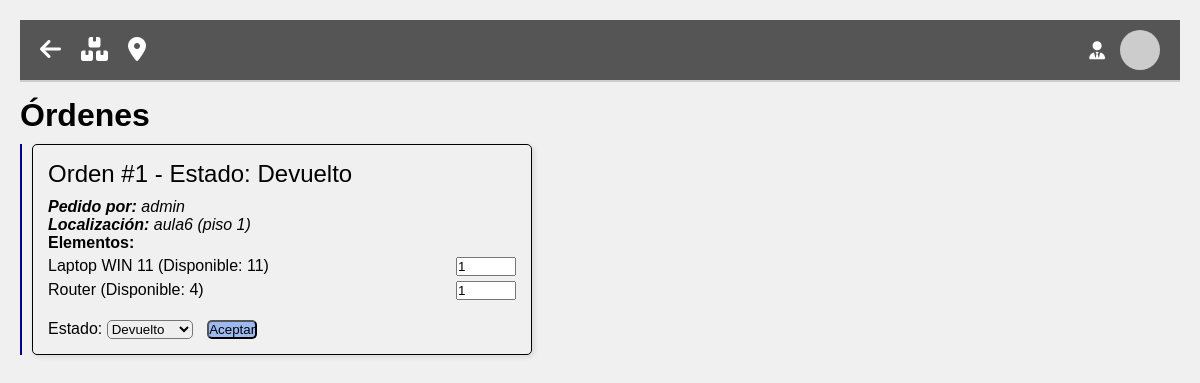
The page /orders on the database its author committed.
### SGM.py (models this page shows, shortened)
class Order(db.Model):
    __tablename__ = 'orders'
    IDorder = Column(Integer, primary_key=True, autoincrement=True)
    IDuser = Column(Integer, ForeignKey('user.IDuser'))
    time = Column(Time, nullable=False)
    date = Column(Date, nullable=False)
    location = Column(Integer, ForeignKey('location.id'))  # FK con Location
    finish = Column(Date, nullable=True)
    state = Column(String(255), nullable=False)
    location_info = db.relationship('Location', backref='orders')
    User = db.relationship('User', backref='orders')
    order_elements = db.relationship('OrderElement', backref='order')

class User(db.Model, UserMixin):
    __tablename__ = 'user'
    IDuser = Column(Integer, primary_key=True, autoincrement=True)
    username = Column(String(255), nullable=False, unique=True)
    userpass = Column(String(255), nullable=False)
    userclass = Column(String(255), nullable=False)
    useravatar = Column(String(255), nullable=True)
    __table_args__ = (
        CheckConstraint('length(userpass) >= 8', name='userpass_check'),
    )

class Location(db.Model):
    __tablename__ = 'location'
    id = Column(Integer, primary_key=True, autoincrement=True)
    name = Column(String(255), nullable=False)
    planta = Column(String(255), nullable=True)
    descrip = Column(String(255), nullable=True)
    img = Column(String(255), nullable=True)

class OrderElement(db.Model):
    __tablename__ = 'orders_elm'
    id = Column(Integer, primary_key=True, autoincrement=True)
    IDorder = Column(Integer, ForeignKey('orders.IDorder'))
    IDelement = Column(Integer, ForeignKey('elements.IDelement'))
    cant = Column(Integer, nullable=False)
    element = db.relationship('Element', backref='order_elements')

class Element(db.Model):
    __tablename__ = 'elements'
    IDelement = Column(Integer, primary_key=True, autoincrement=True)
    name = Column(String(255), nullable=False)
    disp = db.Column(db.Boolean, nullable=True)
    cantotal = Column(Integer, nullable=False)
    candisp = Column(INTEGER(unsigned=True), nullable=False)
    adds = Column(String(255), nullable=True)
    img = Column(String(255), nullable=True)

### SGM.py (the view)
@app.route('/orders', methods=['GET'])
def show_orders():
    orders = Order.query.join(Location, Location.id == Order.location) \
                        .join(OrderElement, Order.IDorder == OrderElement.IDorder) \
                        .join(Element, Element.IDelement == OrderElement.IDelement) \
                        .join(User, User.IDuser == Order.IDuser) \
                        .order_by(Order.state.desc(), Order.IDorder.desc()) \
                        .all()
    return render_template('verif_pedidos.html', orders=orders)

### templates/verif_pedidos.html (shortened to what this page needs)
<!DOCTYPE html>
<html lang="en">
<head>
    <link rel="stylesheet" href="{{ url_for('static', filename='topbar.css')}}">
    <link rel="stylesheet" href="https://cdnjs.cloudflare.com/ajax/libs/font-awesome/6.0.0-beta3/css/all.min.css">
</head>
<body>
    <header class="topbar">
        <div class="left-section">
            <a href="/inicio">
            <i class="fa-solid fa-arrow-left" style="color: #fff;"></i>
            </a>
            <a href="/inventario">
                <i class="fa-solid fa-boxes" style="color: #fff;"></i>
            </a>
            <a href="/localizacion">
                <i class="fa-solid fa-location-dot" style="color: #fff;"></i>
            </a>
        </div>
        <div class="right-section">
            <div class="user-info">
                <i class="fa-solid fa-user-tie" style="color: #fff;"></i>
                <img src="https://via.placeholder.com/40" alt="Avatar" class="user-avatar">
            </div>
        </div>
    </header>
    <h1 style="margin-top: 15px;">Órdenes</h1>
    {% for order in orders %}
    <form class="order-form" action="/update_order" method="POST" style="{% if order.state == 'Entregado' %}border-color: darkgreen;{% elif order.state == 'Pendiente' %}border-color: darkred;{% else %}border-color: darkblue;{% endif %}">
        <div class="order-card">
            <div class="order-header">Orden #{{ order.IDorder }} - Estado: {{ order.state }}</div>
            <div class="location-info">
                <div>
                    <strong>Pedido por:</strong> {{ order.User.username }}
                </div>
                <div>
                    <strong>Localización:</strong> {{ order.location_info.name }} ({{ order.location_info.planta }})
                </div>
            </div>
            <div class="elements-list">
                <h4>Elementos:</h4>
                {% for element in order.order_elements %}
                <div class="element-row">
                    <span>{{ element.element.name }} (Disponible: {{ element.element.candisp }})</span>
                    <input type="number" name="cant" value="{{ element.cant }}" min="0"
                           data-original-value="{{ element.cant }}"
                           data-max-available="{{ element.element.candisp }}"
                           {% if order.state == 'Entregado' %}disabled{% endif %}>
                </div>
                {% endfor %}
            </div>
            <div class="order-footer">
                <label for="state">Estado:</label>
                <select name="state" data-estado-actual="{{ order.state }}">
                    <option value="Devuelto" {% if order.state == 'Devuelto' %}selected{% endif %}>Devuelto</option>
                </select>
                <button type="submit" style="background-color: #9cb9f0">Aceptar</button>
            </div>
        </div>
    </form>
    {% endfor %}
</body>
</html>

### static/topbar.css (style rules this page uses)
a { text-decoration-line: none !important; color: none !important; }
.topbar { display: flex; justify-content: space-between; align-items: center; background-color: #555; color: white; padding: 10px 20px; border-bottom: 2px solid #ccc; }
.left-section { font-size: 24px; display: flex; gap: 20px; flex-direction: row; }
.right-section { display: flex; align-items: center; }
.right-section i { font-size: 18px; margin-right: 15px; cursor: pointer; }
.user-info { display: flex; align-items: center; margin-left: 15px; }
.user-avatar { width: 40px; height: 40px; border-radius: 50%; }

### templates/verif_pedidos.html (style rules this page uses)
* { box-sizing: border-box; margin: 0; padding: 0; font-family: Arial, sans-serif; text-decoration-line: none; }
body { background-color: #f0f0f0; padding: 20px; }
.order-card { border: 1px solid #000000; padding: 15px; margin: 10px; border-radius: 5px; box-shadow: 2px 2px 5px rgba(0, 0, 0, 0.1); max-width: 500px; }
.order-header { font-size: 1.5em; margin-bottom: 10px; }
.element-row { display: flex; justify-content: space-between; margin: 5px 0; }
.element-row input { width: 60px; }
.location-info { margin-top: 10px; font-style: italic; }
.order-footer { margin-top: 20px; }
.order-footer select, .order-footer button { margin-right: 10px; border-radius: 5px; }
.order-form { border-style: none none none solid; border-left-width: 2px; }

### rows shown on the page
Order: IDorder "1", state "Devuelto", User.username "admin", location_info.name "aula6", location_info.planta "piso 1"
OrderElement: element.name "Laptop WIN 11", element.candisp "11", cant "1"
OrderElement: element.name "Router", element.candisp "4", cant "1"
